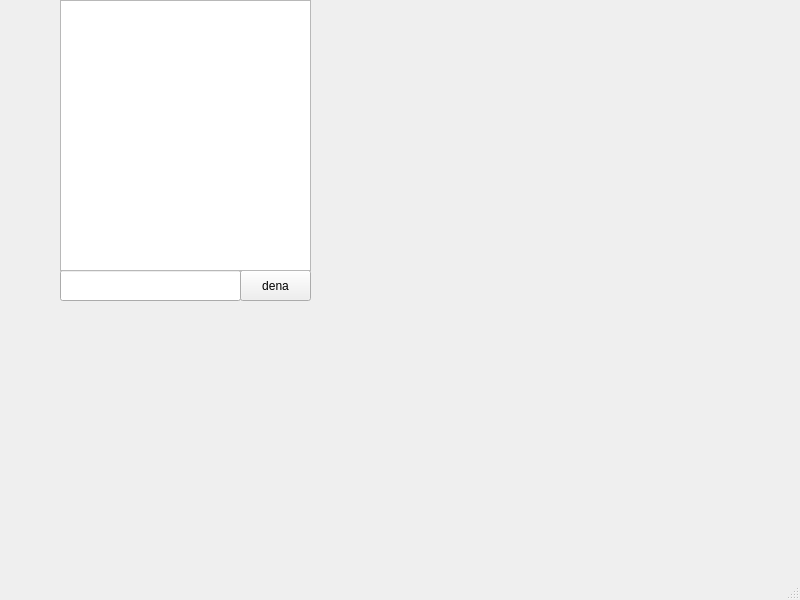
<?xml version="1.0" encoding="UTF-8"?>
<ui version="4.0">
 <class>MainWindow</class>
 <widget class="QMainWindow" name="MainWindow">
  <property name="geometry">
   <rect>
    <x>0</x>
    <y>0</y>
    <width>800</width>
    <height>600</height>
   </rect>
  </property>
  <property name="windowTitle">
   <string>MainWindow</string>
  </property>
  <widget class="QWidget" name="centralwidget">
   <widget class="QLineEdit" name="lineEdit">
    <property name="geometry">
     <rect>
      <x>60</x>
      <y>270</y>
      <width>181</width>
      <height>31</height>
     </rect>
    </property>
   </widget>
   <widget class="QPushButton" name="pushButton">
    <property name="geometry">
     <rect>
      <x>240</x>
      <y>270</y>
      <width>71</width>
      <height>31</height>
     </rect>
    </property>
    <property name="text">
     <string>dena</string>
    </property>
   </widget>
   <widget class="QListWidget" name="listWidget">
    <property name="geometry">
     <rect>
      <x>60</x>
      <y>0</y>
      <width>251</width>
      <height>271</height>
     </rect>
    </property>
   </widget>
  </widget>
  <widget class="QMenuBar" name="menubar">
   <property name="geometry">
    <rect>
     <x>0</x>
     <y>0</y>
     <width>800</width>
     <height>20</height>
    </rect>
   </property>
  </widget>
  <widget class="QStatusBar" name="statusbar"/>
 </widget>
 <resources/>
 <connections/>
</ui>
